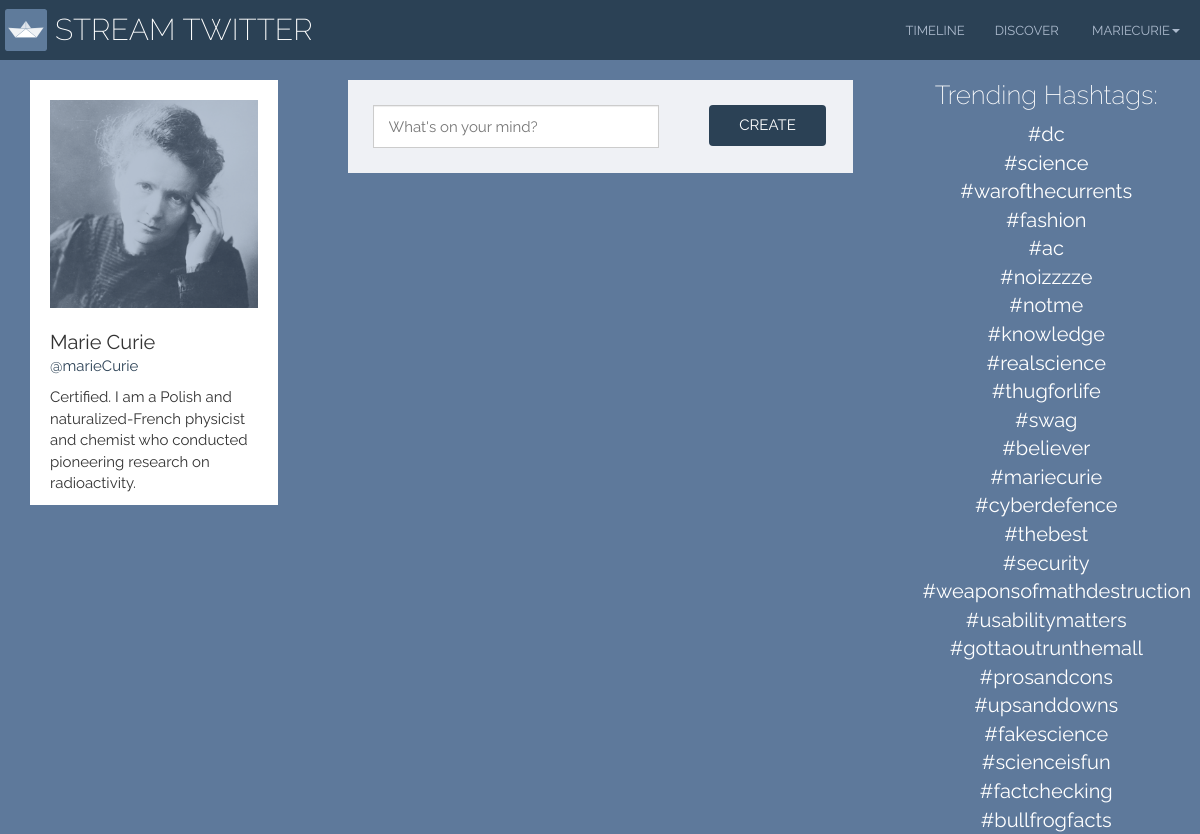
Screenshot of /timeline/ (signed in) with the database file from the repository.
### stream_twitter/models.py (models this page shows)
class UserProfile(models.Model):
    user = models.OneToOneField(User, on_delete=models.SET(get_sentinel_user))
    description = models.TextField()
    picture = models.ImageField(upload_to='profile_pictures', blank=True)

class Hashtag(models.Model):
    name = models.CharField(max_length=160)
    occurrences = models.IntegerField(default=0)

### stream_twitter/views.py (the view, shortened to what this page needs)
class TimelineView(CreateView):
    model = Tweet
    fields = ['text']
    success_url = "/timeline/"
    def get(self, request):
        feeds = feed_manager.get_news_feeds(request.user.id)
        activities = feeds.get('timeline').get()['results']
        activities = enricher.enrich_activities(activities)
        hashtags = Hashtag.objects.order_by('-occurrences')
        context = {
            'activities': activities,
            'form': self.get_form_class(),
            'login_user': request.user,
            'hashtags': hashtags
        }
        return render(request, 'stream_twitter/timeline.html', context)

### stream_twitter/templates/stream_twitter/timeline.html (shortened to what this page needs)
{% extends 'stream_twitter/_base.html' %}
{% load activity_tags %}
{% block content %}
<div class="container">
<div class="row">
  <div class="col-md-3">
    {% include 'stream_twitter/_user.html' %}
  </div>
  <div class="col-md-6">
    <div class="timeline-content">
      <div class="row">
        <div class="col-xs-12">
          {% include 'stream_twitter/_tweetbox.html' %}
        </div>
        <div class="col-xs-12">
        </div>
      </div>
    </div>
  </div>
  <div class="col-md-3">
    {% include 'stream_twitter/_hashtags.html' %}
  </div>
</div>
</div>
{% endblock content %}

### stream_twitter/templates/stream_twitter/_nav.html (shortened to what this page needs)
<header id="header" class="navbar navbar-inverse navbar-fixed-top header" role="navigation">
  <div class="container">
    <div class="navbar-header">
      <a class="navbar-brand navbar-logo" href="/">
        <h1 class="navbar-logo-title">Stream Twitter</h1>
      </a>
      </div>
    <div class="navbar-collapse collapse" id="header-collapse" style="height: 1px;">
      <ul class="nav navbar-nav navbar-right">
        <li>
          <a href="/timeline/">Timeline</a>
        </li>
        <li>
          <a href="/discover/">Discover</a>
        </li>
        {% if request.user.is_authenticated %}
            <li class="dropdown{% if location == 'profile' %} active{% endif %}">
                <a href="#" class="dropdown-toggle" data-toggle="dropdown">
                      {{ request.user.username }}<b class="caret"></b>
                </a>
            </li>
        {% else %}
            <li>
                <a href="/accounts/github/login/?process=login">
                    <i class="icon icon-github"></i> Sign in with GitHub
                </a>
            </li>
        {% endif %}
        </ul>
    </div>
  </div>
</header>

### stream_twitter/templates/stream_twitter/_user.html
{% load socialaccount %}
{% get_social_accounts user as accounts %}
<div class="user">
  <div class="user-picture">
    <a href="/user/{{ user.username }}/">
    {% if accounts %}
      <img class="profile-picture img-responsive" alt="Responsive image" class="user-picture" src="{{ accounts.github.0.extra_data.avatar_url }}">
    {% else %}
      <img class="profile-picture img-responsive" alt="Responsive image" class="user-picture" src="{{ user.userprofile.picture.url }}">
    {% endif %}
    </a>
  </div>
  <div class="user-basic-info">
    <span class="user-basic-info-name">{{ user.first_name }} {{user.last_name}}</span>
    <a href="/user/{{ user.username }}/"><span class="user-basic-info-id">@{{ user.username }}</span></a>
  </div>
  <div class="user-description">
      {{ user.userprofile.description }}
  </div>
</div>

### stream_twitter/templates/stream_twitter/_hashtags.html
<div class="hashtags">
<div class="row">
  <h3>Trending Hashtags:</h3>
  {% for hashtag in hashtags %}
  <div class="col-xs-12">
    <a class="hashtag" href="/hashtag/{{hashtag.name}}/">#{{hashtag.name}}</a>
  </div>
  {% endfor %}
</div>
</div>

### stream_twitter/static/css/stream_twitter.css (style rules this page uses)
div.user-picture { padding: 20px; }
div.user { background-color: #FFF; margin-top: 20px; }
div.user-basic-info { padding: 0px 20px 0px 20px; }
div.user-description { margin-top:10px; padding: 0px 20px 10px 20px; }
div.hashtags { text-align: center; color: #FFF; }
div.timeline-content { margin: 20px; }
.navbar { border: none; }
span.user-basic-info-name { font-size: 20px; display: block; }
img.profile-picture { min-width: 80px; }
a.hashtag { color: #FFF; font-size: 20px; }

### rows the page displays
Hashtag: name "dc"
Hashtag: name "science"
Hashtag: name "warofthecurrents"
Hashtag: name "fashion"
Hashtag: name "ac"
Hashtag: name "noizzzze"
Hashtag: name "notme"
Hashtag: name "knowledge"
Hashtag: name "realscience"
Hashtag: name "thugforlife"
Hashtag: name "swag"
Hashtag: name "believer"
Hashtag: name "mariecurie"
Hashtag: name "cyberdefence"
Hashtag: name "thebest"
Hashtag: name "security"
Hashtag: name "weaponsofmathdestruction"
Hashtag: name "usabilitymatters"
Hashtag: name "gottaoutrunthemall"
Hashtag: name "prosandcons"
Hashtag: name "upsanddowns"
Hashtag: name "fakescience"
Hashtag: name "scienceisfun"
Hashtag: name "factchecking"
Hashtag: name "bullfrogfacts"

### other values shown
{{ request.user.username }} "MARIECURIE"
{{ user.first_name }} "Marie"
{{ user.last_name }} "Curie"
{{ user.username }} "marieCurie"
{{ user.userprofile.description }} "Certified. I am a Polish and naturalized-French physicist and chemist who conducted pioneering research on radioactivity."
